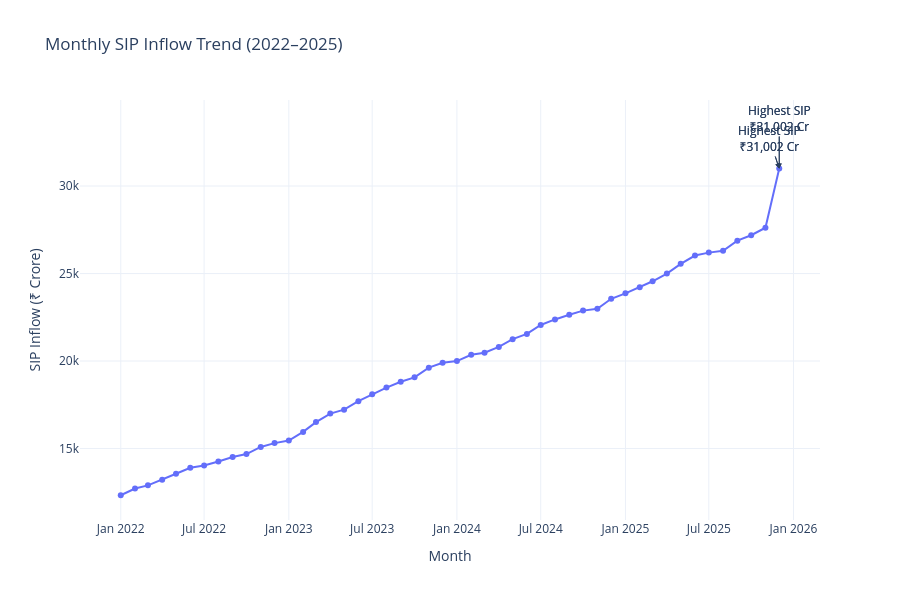

Notebook source saved alongside this figure:
### Code cell
highest = sip.loc[sip["sip_inflow_cr"].idxmax()]

fig.add_annotation(
    x=highest["month"].strftime("%Y-%m-%d"),
    y=float(highest["sip_inflow_cr"]),
    text=f"Highest SIP<br>₹{highest['sip_inflow_cr']:,.0f} Cr",
    showarrow=True,
    arrowhead=2,
    ax=0,
    ay=-50
)

fig.show()
